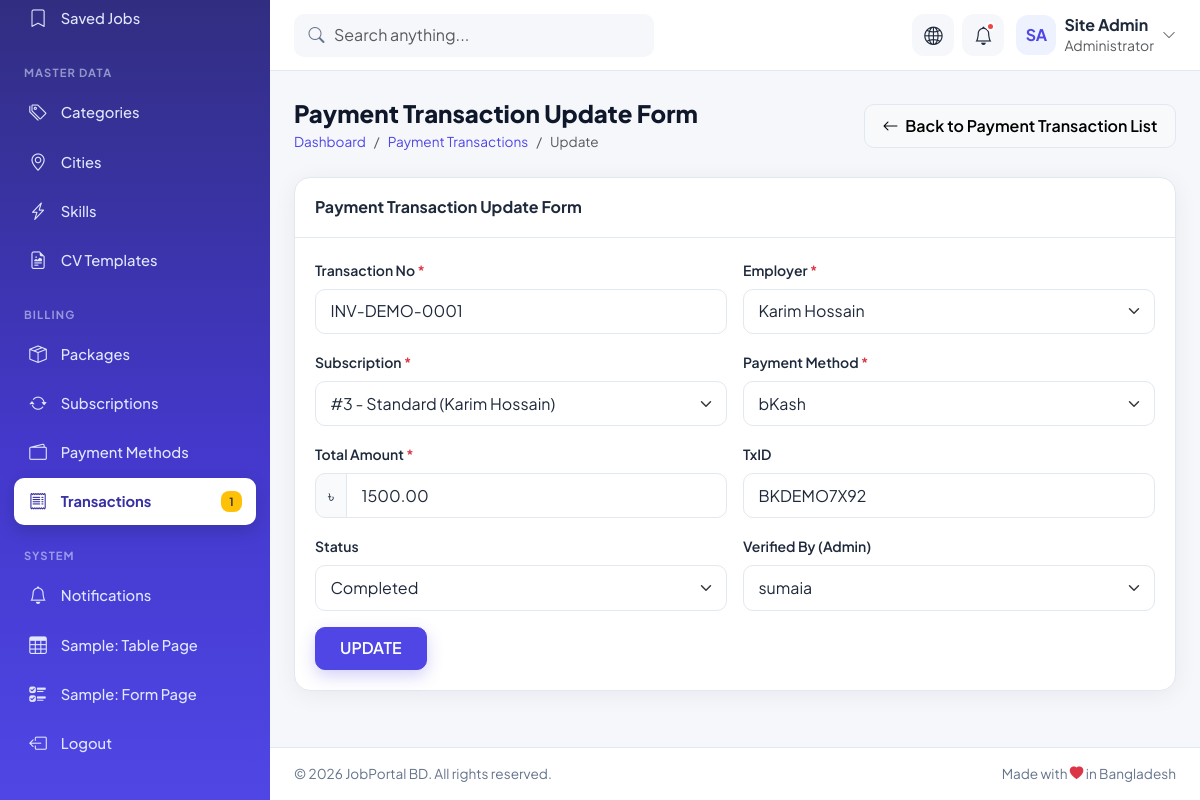
/jobs_portal/crud/payment_transactions/edit.php?id=3, run on an earlier commit of the app's database.
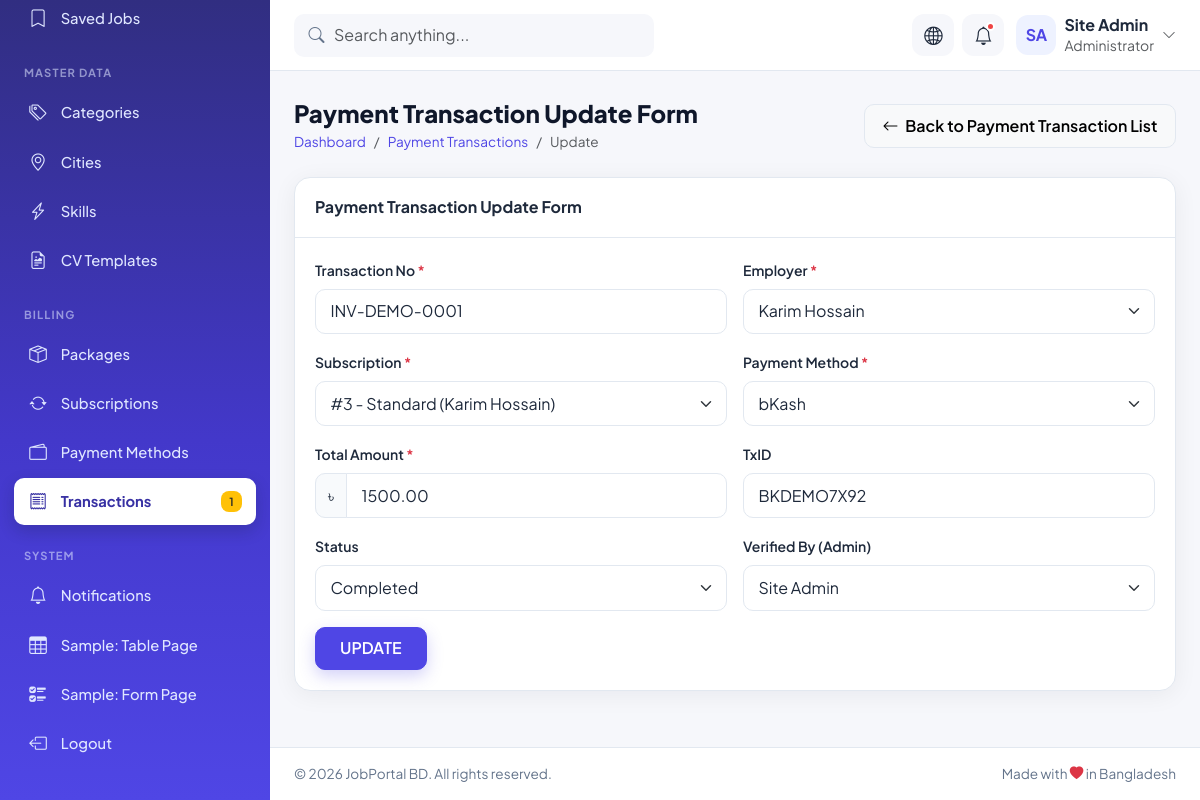
And on a later commit of the database.
### tables this page shows
CREATE TABLE `payment_transactions` (
  `id` int UNSIGNED NOT NULL,
  `transaction_no` varchar(30) NOT NULL,
  `user_id` int UNSIGNED NOT NULL,
  `subscription_id` int UNSIGNED NOT NULL,
  `payment_method_id` int UNSIGNED NOT NULL,
  `total_amount` decimal(10,2) NOT NULL,
  `tx_id` varchar(50) DEFAULT NULL,
  `status` enum('pending','completed','failed') NOT NULL DEFAULT 'pending',
  `verified_by` int UNSIGNED DEFAULT NULL
);

CREATE TABLE `users` (
  `id` int UNSIGNED NOT NULL,
  `name` varchar(100) NOT NULL,
  `email` varchar(150) NOT NULL,
  `phone` varchar(20) DEFAULT NULL,
  `password` varchar(255) NOT NULL,
  `role` enum('admin','employer','seeker') NOT NULL,
  `status` enum('active','pending','blocked') NOT NULL DEFAULT 'active',
  `created_at` timestamp NOT NULL DEFAULT CURRENT_TIMESTAMP
);

CREATE TABLE `payment_methods` (
  `id` int UNSIGNED NOT NULL,
  `name` varchar(50) NOT NULL,
  `account_no` varchar(50) DEFAULT NULL,
  `status` enum('active','inactive') NOT NULL DEFAULT 'active'
);

### jobs_portal/crud/payment_transactions/edit.php (the view, shortened to what the changed rows need)
<?php include_once("../../config/dbconfig.php"); ?>
<!DOCTYPE html>
<html lang="en">
<head>
  <link href="https://cdn.jsdelivr.net/npm/bootstrap@5.3.3/dist/css/bootstrap.min.css" rel="stylesheet">
  <link href="https://cdn.jsdelivr.net/npm/bootstrap-icons@1.11.3/font/bootstrap-icons.min.css" rel="stylesheet">
  <link href="../../assets/css/style.css" rel="stylesheet">
</head>
<body class="dash-body">
<div class="dash-wrapper">
  <div class="dash-main">
    <main class="dash-content">
      <div class="d-flex flex-wrap justify-content-between align-items-center gap-3 mb-4 page-title">
        <div>
          <h1>Payment Transaction Update Form</h1>
        </div>
      </div>
      <?php
          $id = $_GET['id'];
          $data = $conn->query("SELECT * FROM payment_transactions WHERE id = '$id'");
          $row = $data->fetch_object();
      ?>
      <form action="" method="post">
        <div class="card-jp">
          <div class="card-body">
            <div class="row g-3">
              <div class="col-md-6">
                <label class="form-label">Transaction No <span class="text-danger">*</span></label>
                <input type="text" name="transaction_no" class="form-control" placeholder="Enter Transaction No" value="<?php echo $row->transaction_no; ?>" required>
              </div>
              <div class="col-md-6">
                <label class="form-label">Employer <span class="text-danger">*</span></label>
                <select name="user_id" class="form-select" required>
                  <?php
                  $list = $conn->query("SELECT id, name FROM users WHERE role = 'employer'");
                  while($item = $list->fetch_assoc()){
                  ?>
                  <option value="<?php echo $item['id']; ?>" <?php if($row->user_id == $item['id']) echo 'selected'; ?>><?php echo $item['name']; ?></option>
                  <?php
                  }
                  ?>
                </select>
              </div>
              <div class="col-md-6">
                <label class="form-label">Subscription <span class="text-danger">*</span></label>
                <select name="subscription_id" class="form-select" required>
                  <?php
                  $list = $conn->query("SELECT subscriptions.id, packages.name, users.name AS user_name FROM subscriptions JOIN packages ON packages.id = subscriptions.package_id JOIN users ON users.id = subscriptions.user_id");
                  while($item = $list->fetch_assoc()){
                  ?>
                  <option value="<?php echo $item['id']; ?>" <?php if($row->subscription_id == $item['id']) echo 'selected'; ?>>#<?php echo $item['id']; ?> - <?php echo $item['name']; ?> (<?php echo $item['user_name']; ?>)</option>
                  <?php
                  }
                  ?>
                </select>
              </div>
              <div class="col-md-6">
                <label class="form-label">Payment Method <span class="text-danger">*</span></label>
                <select name="payment_method_id" class="form-select" required>
                  <?php
                  $list = $conn->query("SELECT id, name FROM payment_methods");
                  while($item = $list->fetch_assoc()){
                  ?>
                  <option value="<?php echo $item['id']; ?>" <?php if($row->payment_method_id == $item['id']) echo 'selected'; ?>><?php echo $item['name']; ?></option>
                  <?php
                  }
                  ?>
                </select>
              </div>
              <div class="col-md-6">
                <div class="input-group"><span class="input-group-text">৳</span><input type="number" name="total_amount" class="form-control" step="0.01" placeholder="Enter Total Amount" value="<?php echo $row->total_amount; ?>" required></div>
              </div>
              <div class="col-md-6">
                <label class="form-label">TxID</label>
                <input type="text" name="tx_id" class="form-control" placeholder="Enter TxID" value="<?php echo $row->tx_id; ?>">
              </div>
              <div class="col-md-6">
                <label class="form-label">Status</label>
                <select name="status" class="form-select">
                  <option value="completed" <?php if($row->status == 'completed') echo 'selected'; ?>>Completed</option>
                </select>
              </div>
              <div class="col-md-6">
                <label class="form-label">Verified By (Admin)</label>
                <select name="verified_by" class="form-select">
                  <?php
                  $list = $conn->query("SELECT id, name FROM users WHERE role = 'admin'");
                  while($item = $list->fetch_assoc()){
                  ?>
                  <option value="<?php echo $item['id']; ?>" <?php if($row->verified_by == $item['id']) echo 'selected'; ?>><?php echo $item['name']; ?></option>
                  <?php
                  }
                  ?>
                </select>
              </div>
            </div>
          </div>
        </div>
      </form>
    </main>
  </div>
</div>
</body>
</html>

What changed in the data, as far as the page shows it:
changed through a linked row, payment_transactions "INV-DEMO-0001": verified_by "sumaia" → "Site Admin"
